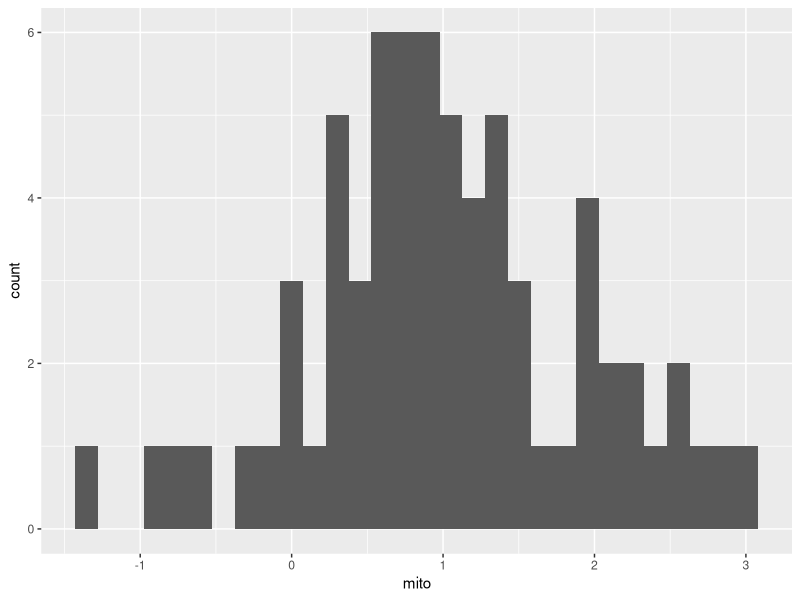

Recreate this plot in R.
set.seed(123)
mito<-1+rnorm(120)
cyto<-1.5+rnorm(120)
nuc<-0.1+rnorm(120)
heart<-data.frame(mito,cyto,nuc)
heart2<-subset(heart, nuc>0)
library(ggplot2)
g1<-ggplot(heart2,aes(x=mito))+geom_histogram()